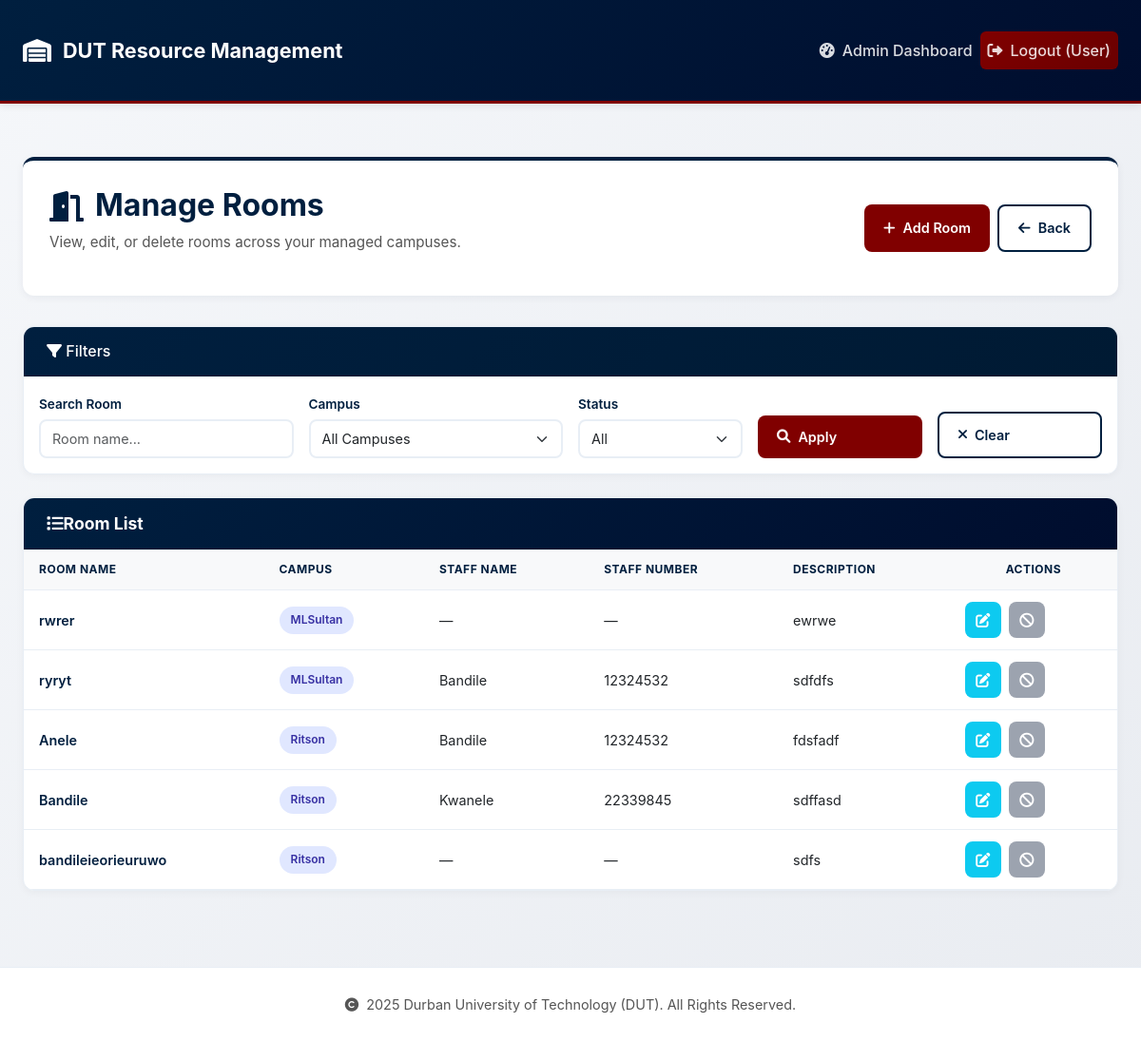
Page /admin/rooms (signed in) on the committed database.
### app/models.py (models this page shows, shortened)
class Room(db.Model):
    __tablename__ = 'room'
    room_id = db.Column(db.Integer, primary_key=True)
    name = db.Column(db.String(120), nullable=False)
    staff_number = db.Column(db.String(8), nullable=True)  # DUT staff number (8 digits)
    staff_name = db.Column(db.String(120), nullable=True)
    description = db.Column(db.Text, nullable=True)
    faculty = db.Column(db.String(150), nullable=True)
    campus_id = db.Column(db.Integer, db.ForeignKey('campus.campus_id'), nullable=False)
    items = db.relationship('Item', backref='room', lazy=True, cascade="all, delete-orphan")
    room_picture = db.Column(db.String(255), nullable=True)
    is_active = db.Column(db.Boolean, default=True, nullable=False)
    deletion_reason = db.Column(db.Text, nullable=True)

### app/routes/admin_routes.py (the view)
@admin_bp.route('/rooms')
@login_required
def list_rooms():
    if current_user.is_super_admin:
        campuses = Campus.query.order_by(Campus.name).all()
    elif current_user.is_admin:
        campuses = current_user.campuses
    elif current_user.is_data_capturer and getattr(current_user, 'can_create_room', False):
        campuses = current_user.assigned_campuses
    else:
        flash('Access denied. You do not have permission to manage rooms.', 'danger')
        return redirect(url_for('main.index'))
    active_count_sub = (
        func.coalesce(
            func.count(
                case((Item.status == ItemStatus.ACTIVE, Item.item_id))
            ), 0
        ).label('active_item_count')
    )
    base_select = (
        select(Room, Campus.name.label('campus_name'), active_count_sub)
        .join(Campus, Room.campus_id == Campus.campus_id)
        .outerjoin(Item, (Item.room_id == Room.room_id) & (Item.status == ItemStatus.ACTIVE))
        .group_by(Room.room_id, Campus.name)
    )
    if not current_user.is_super_admin:
        managed_ids = [c.campus_id for c in campuses]
        if not managed_ids:
            flash('You are not assigned to manage any campuses yet.', 'warning')
            return render_template('admin/list_rooms.html', rooms=[], campuses=[], title='Manage Rooms')
        base_select = base_select.where(Room.campus_id.in_(managed_ids))
    query = base_select
    search_q = request.args.get('q', '').strip()
    if search_q:
        query = query.where(Room.name.ilike(f"%{search_q}%"))
    campus_filter = request.args.get('campus_id')
    if campus_filter:
        query = query.where(Room.campus_id == int(campus_filter))
    status_filter = request.args.get('status')
    if status_filter == 'active':
        query = query.where(Room.is_active == True)
    elif status_filter == 'inactive':
        query = query.where(Room.is_active == False)
    query = query.order_by(Campus.name, Room.name)
    rooms = db.session.execute(query).all()
    return render_template(
        'admin/list_rooms.html',
        rooms=rooms,
        campuses=campuses,
        title='Manage Rooms'
    )

### app/__init__.py (called while the page is built)
@login_manager.user_loader
def load_user(user_id):
    user_type, _, user_actual_id = user_id.partition('-')
    if user_type == 'A':
        return Admin.query.get(int(user_actual_id))
    elif user_type == 'D':
        return DataCapturer.query.get(int(user_actual_id))
    return None

### app/models.py (called while the page is built)
    @property
    def is_admin(self):
        return True

### app/templates/admin/list_rooms.html (shortened to what this page needs)
{% extends "base.html" %}
{% block head_extras %}
<link rel="stylesheet" href="https://cdnjs.cloudflare.com/ajax/libs/font-awesome/6.0.0/css/all.min.css"/>
{% endblock %}
{% block content %}
<div class="container-fluid">
  <div class="header-section">
    <div class="header-top">
      <div class="header-content">
        <h1><i class="fas fa-door-open"></i>Manage Rooms</h1>
        <p>View, edit, or delete rooms across your managed campuses.</p>
      </div>
      <div class="d-flex gap-2">
        <a href="{{ url_for('admin.add_room') }}" class="btn btn-primary">
          <i class="fas fa-plus"></i>Add Room
        </a>
        <a href="{{ url_for('admin.dashboard') }}" class="btn btn-secondary">
          <i class="fas fa-arrow-left"></i>Back
        </a>
      </div>
    </div>
  </div>
  <div class="filter-section card mb-4">
    <div class="card-header">
      <h6 class="mb-0"><i class="fas fa-filter"></i> Filters</h6>
    </div>
    <div class="card-body">
      <form method="GET" action="{{ url_for('admin.list_rooms') }}" class="row g-3">
        <div class="col-md-3">
          <label class="form-label">Search Room</label>
          <input type="text" name="q" class="form-control" placeholder="Room name..."
                 value="{{ request.args.get('q', '') }}">
        </div>
        <div class="col-md-3">
          <label class="form-label">Campus</label>
          <select name="campus_id" class="form-select">
            <option value="">All Campuses</option>
          </select>
        </div>
        <div class="col-md-2">
          <label class="form-label">Status</label>
          <select name="status" class="form-select">
            <option value="">All</option>
          </select>
        </div>
        <div class="col-md-2 d-flex align-items-end">
          <button type="submit" class="btn btn-primary w-100">
            <i class="fas fa-search"></i> Apply
          </button>
        </div>
        <div class="col-md-2 d-flex align-items-end">
          <a href="{{ url_for('admin.list_rooms') }}" class="btn btn-secondary w-100">
            <i class="fas fa-times"></i> Clear
          </a>
        </div>
      </form>
    </div>
  </div>
  <div class="card">
    <div class="card-header">
      <h5><i class="fas fa-list"></i>Room List</h5>
    </div>
    <div class="table-wrapper">
      {% if rooms %}
      <table>
        <thead>
          <tr>
            <th>Room Name</th>
            <th>Campus</th>
            <th>Staff Name</th>
            <th>Staff Number</th>
            <th>Description</th>
            <th class="text-center">Actions</th>
          </tr>
        </thead>
        <tbody>
          {% for room, campus_name, active_item_count in rooms %}
          <tr>
            <td class="room-name">{{ room.name }}</td>
            <td><span class="campus-badge">{{ campus_name }}</span></td>
            <td>{{ room.staff_name or '—' }}</td>
            <td>{{ room.staff_number or '—' }}</td>
            <td>
              {{ room.description[:50] + '...' if room.description and room.description|length > 50 else room.description or '—' }}
            </td>
            <td>
              <div class="action-btns">
                <a href="{{ url_for('admin.edit_room', room_id=room.room_id) }}"
                   class="btn btn-edit" title="Edit Room">
                  <i class="fas fa-edit"></i>
                </a>
                {% if room.is_active and active_item_count == 0 %}
                <button class="btn btn-delete"
                        onclick="openDeleteModal({{ room.room_id }}, '{{ room.name|e }}')"
                        title="Delete Room">
                  <i class="fas fa-trash"></i>
                </button>
                {% else %}
                <button class="btn" style="background:#9ca3af;color:#fff;cursor:not-allowed;"
                        title="{% if not room.is_active %}Room already deactivated{% else %}Cannot delete: {{ active_item_count }} active item{{ 's' if active_item_count != 1 else '' }}{% endif %}">
                  <i class="fas fa-ban"></i>
                </button>
                {% endif %}
              </div>
            </td>
          </tr>
          {% endfor %}
        </tbody>
      </table>
      {% endif %}
    </div>
  </div>
</div>
{% endblock %}

### app/templates/base.html (style rules this page uses)
:root { --dut-primary: #001F3F; --dut-accent: #800000; --text-primary: #1a1a1a; --text-secondary: #555; --border-color: #e8eef5; }
* { margin: 0; padding: 0; box-sizing: border-box; }
html, body { height: 100%; font-family: -apple-system, BlinkMacSystemFont, "Segoe UI", Roboto, "Helvetica Neue", Arial, sans-serif; }
body { display: flex; flex-direction: column; min-height: 100vh; background: #f8f9fa; }

### app/templates/admin/list_rooms.html (style rules this page uses)
:root { --dut-navy:#001F3F;--dut-maroon:#800000;--dut-light:#f8f9fa; --text-primary:#1a1a1a;--text-secondary:#555;--border-color:#e8eef5; --success:#198754;--danger:#dc3545;--warning:#ffc107;--info:#0dcaf0; }
* { margin:0;padding:0;box-sizing:border-box; }
body { background:linear-gradient(135deg,#f5f7fa 0%,#e9ecf1 100%); min-height:100vh;color:var(--text-primary); font-family:-apple-system,BlinkMacSystemFont,"Segoe UI",Roboto,"Helvetica Neue",Arial,sans-serif; }
.container-fluid { max-width:1200px;padding:1.5rem; }
.header-section { background:#fff;padding:1.75rem;border-radius:12px; box-shadow:0 2px 8px rgba(0,31,63,.06);margin-bottom:2rem; border-top:4px solid var(--dut-navy); }
.header-top { display:flex;justify-content:space-between;align-items:center; flex-wrap:wrap;gap:1.5rem; }
.header-content h1 { font-size:2rem;font-weight:700;color:var(--dut-navy); display:flex;align-items:center;gap:.75rem;margin:0; }
.header-content p { color:var(--text-secondary);margin-top:.5rem;font-size:.95rem; }
.btn { padding:.75rem 1.25rem;border:none;border-radius:8px; font-weight:600;cursor:pointer;transition:all .3s ease; text-decoration:none;display:inline-flex;align-items:center; gap:.5rem;font-size:.9rem; }
.btn-primary { background:var(--dut-maroon);color:#fff; }
.btn-secondary { background:#fff;color:var(--dut-navy);border:2px solid var(--dut-navy); }
.card { background:#fff;border-radius:12px;border:1px solid var(--border-color); box-shadow:0 2px 8px rgba(0,0,0,.04);overflow:hidden;margin-bottom:1.5rem; }
.card-header { background:linear-gradient(135deg,var(--dut-navy) 0%,#000d2e 100%); color:#fff;padding:1rem 1.5rem;display:flex;align-items:center;gap:.75rem; }
.card-header h5 { margin:0;font-size:1.1rem;font-weight:700; }
.table-wrapper { overflow-x:auto; }
table { width:100%;border-collapse:collapse; }
th,td { padding:.75rem 1rem;text-align:left;font-size:.9rem; border-bottom:1px solid var(--border-color); }
thead th { background:#f8f9fa;color:var(--dut-navy);font-weight:700; text-transform:uppercase;font-size:.75rem;letter-spacing:.5px; }
.room-name { font-weight:600;color:var(--dut-navy); }
.campus-badge { display:inline-block;background:#e0e7ff;color:#3730a3; padding:.35rem .75rem;border-radius:20px;font-size:.75rem;font-weight:600; }
.filter-section .card-header { background:linear-gradient(135deg,var(--dut-navy),#001a33); }
.filter-section .form-label { font-weight:600;color:var(--dut-navy);font-size:.85rem;margin-bottom:.35rem; }
.filter-section .form-control, .filter-section .form-select { border:2px solid var(--border-color);border-radius:8px; padding:.5rem .75rem;font-size:.9rem; }
.action-btns { display:flex;gap:.5rem;justify-content:flex-start; }
.action-btns .btn { width:38px;height:38px;padding:0;border-radius:8px; display:flex;align-items:center;justify-content:center; font-size:.95rem; }
.btn-edit { background:var(--info);color:#fff; }

### rows in the picture
Room: name "rwrer", campus_name "MLSultan", staff_name "—", staff_number "—", description "ewrwe", is_active False (drawn)
Room: name "ryryt", campus_name "MLSultan", staff_name "Bandile", staff_number "12324532", description "sdfdfs"
Room: name "Anele", campus_name "Ritson", staff_name "Bandile", staff_number "12324532", description "fdsfadf"
Room: name "Bandile", campus_name "Ritson", staff_name "Kwanele", staff_number "22339845", description "sdffasd"
Room: name "bandileieorieuruwo", campus_name "Ritson", staff_name "—", staff_number "—", description "sdfs", is_active False (drawn)

### other values in the picture
{{ current_user.full_name or 'User' }} "User"
